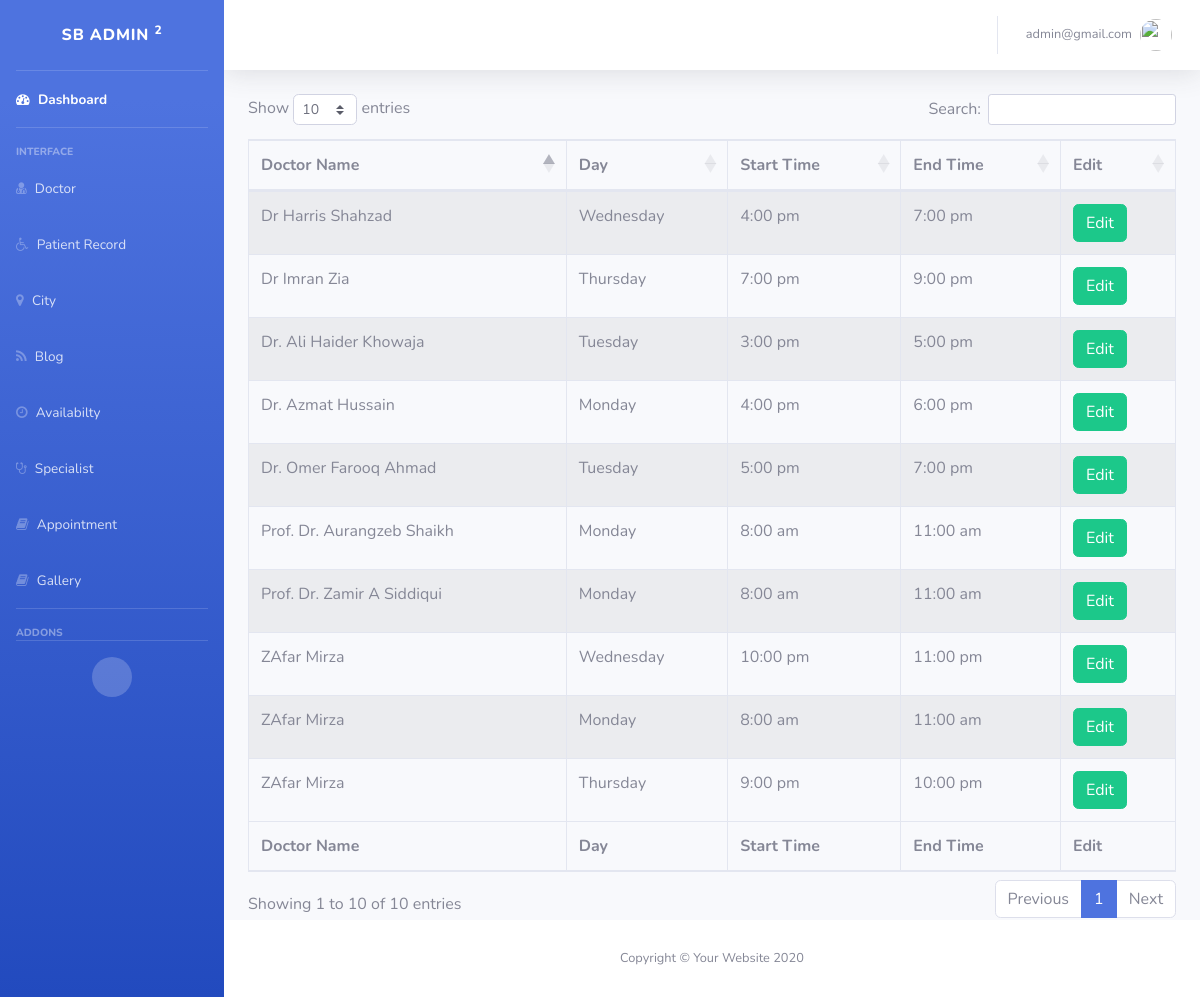
The app's page /availablity/index.php (signed in) with its own data.
### tables this page shows
CREATE TABLE `availabe` (
  `id` int(11) NOT NULL,
  `D_id` int(50) NOT NULL,
  `days` int(100) NOT NULL,
  `stime` time NOT NULL,
  `etime` time NOT NULL
);

CREATE TABLE `doctor` (
  `d_id` int(11) NOT NULL,
  `d_name` varchar(50) NOT NULL,
  `d_email` varchar(50) NOT NULL,
  `d_password` varchar(50) NOT NULL,
  `image` mediumblob,
  `city` int(11) NOT NULL,
  `education` varchar(50) NOT NULL,
  `specialization` int(50) NOT NULL,
  `fees` int(100) NOT NULL
);

CREATE TABLE `dayss` (
  `Id` int(50) NOT NULL,
  `day_name` varchar(50) NOT NULL
);

### availablity/index.php (the view, shortened to what this page needs)
<?php
include '../connection.php';
$query="select * from availabe ";
$result=mysqli_query($conn,$query);
include '../adminpanel.php';
?>
<table id="example" class="table table-striped table-bordered" style="width:100%">
        <thead>
            <tr>
                <th>Doctor Name</th>
                <th>Day</th>
                <th>Start Time</th>
                <th>End Time</th>
                <th>Edit</th>
            </tr>
        </thead>
        <tbody>
        <?php while($row=mysqli_fetch_array($result))
        {
            ?>
        <tr>
                <td><?php
       $query1="select * from doctor where d_id =".$row['D_id'];
       $result1=mysqli_query($conn,$query1);
       $row1=mysqli_fetch_row($result1);
      echo $row1[1];
      ?></td>
               <td>
                <?php
     $query3="select * from dayss where Id=".$row['days'];
    $result3=mysqli_query($conn,$query3);
    $row3=mysqli_fetch_row($result3);
    echo $row3[1];
      ?>
                </td>
                <td><?php echo date("g:i a", strtotime($row['stime']));?></td>
                <td><?php echo date("g:i a", strtotime($row['etime']));?></td>
                <td><a href='edit.php?id=<?php echo $row['id'] ?>' class="btn btn-success ">Edit</a></td>
               <?php
        }
        ?>
        </tbody>
        <tfoot>
            <tr>
            <th>Doctor Name</th>
                <th>Day</th>
                <th>Start Time</th>
                <th>End Time</th>
                <th>Edit</th>
            </tr>
        </tfoot>
    </table>
    <?php
include "../adminpanelfooter.php";
?>

### records on screen
availabe: D.d_name "ZAfar Mirza", days.day_name "Wednesday", stime "10:00 pm", etime "11:00 pm"
availabe: D.d_name "ZAfar Mirza", days.day_name "Monday", stime "8:00 am", etime "11:00 am"
availabe: D.d_name "Prof. Dr. Aurangzeb Shaikh", days.day_name "Monday", stime "8:00 am", etime "11:00 am"
availabe: D.d_name "ZAfar Mirza", days.day_name "Thursday", stime "9:00 pm", etime "10:00 pm"
availabe: D.d_name "Prof. Dr. Zamir A Siddiqui", days.day_name "Monday", stime "8:00 am", etime "11:00 am"
availabe: D.d_name "Dr. Azmat Hussain", days.day_name "Monday", stime "4:00 pm", etime "6:00 pm"
availabe: D.d_name "Dr. Ali Haider Khowaja", days.day_name "Tuesday", stime "3:00 pm", etime "5:00 pm"
availabe: D.d_name "Dr Imran Zia", days.day_name "Thursday", stime "7:00 pm", etime "9:00 pm"
availabe: D.d_name "Dr. Omer Farooq Ahmad", days.day_name "Tuesday", stime "5:00 pm", etime "7:00 pm"
availabe: D.d_name "Dr Harris Shahzad", days.day_name "Wednesday", stime "4:00 pm", etime "7:00 pm"

### other values on screen
$_SESSION['admin'] "admin@gmail.com"
